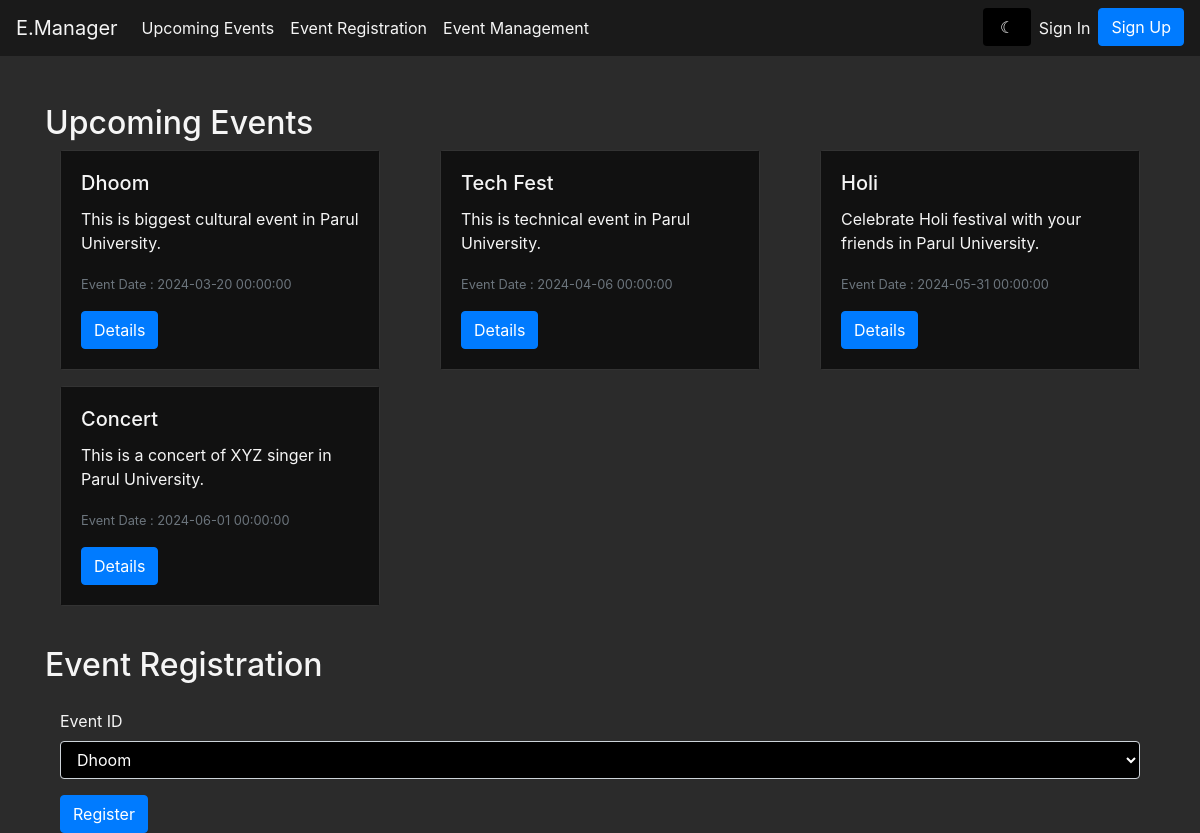
/event, run on the app's committed database.
### modules/models.py (models this page shows, shortened)
class Event(db.Model):
    id = db.Column(db.Integer, primary_key=True)
    title = db.Column(db.String(80), nullable=False)
    description = db.Column(db.String(200), nullable=False)
    long_description = db.Column(db.String(2000), nullable=False)
    date = db.Column(db.DateTime, nullable=False)
    location = db.Column(db.String(80), nullable=False)
    organizer_name = db.Column(db.String(80), nullable=True)
    image_url = db.Column(db.String(200), nullable=False)
    creator_id = db.Column(db.Integer, db.ForeignKey('user.id'))
    creator = db.relationship('User', backref=db.backref('events', lazy=True))

### modules/event.py (the view)
@app.route('/event', methods=["GET", "POST"])
def event():
    events = Event.query.all()
    msg = get_flashed_messages()
    return render_template('event.html', msg=msg, events=events)

### modules/templates/event.html (shortened to what this page needs)
<!DOCTYPE html>
<html lang="en">
  <head>
    <link
      href="https://stackpath.bootstrapcdn.com/bootstrap/4.5.0/css/bootstrap.min.css"
      rel="stylesheet"
    />
    <link
      rel="stylesheet"
      href="{{url_for('static',filename='css/dashboard.css')}}"
    />
  </head>
  <body class="{{ session['theme'] }}">
    <nav class="navbar navbar-expand-lg navbar-light bg-light fixed-top">
      <a class="navbar-brand" href="/event">E.Manager</a>
      <div class="collapse navbar-collapse" id="navbarNav">
        <ul class="navbar-nav">
          <li class="nav-item">
            <a class="nav-link" href="/event#upcomingEvents">Upcoming Events</a>
          </li>
          <li class="nav-item">
            <a class="nav-link" href="/event#eventRegistration"
              >Event Registration</a
            >
          </li>
          <li class="nav-item">
            <a class="nav-link" href="/event_manager">Event Management</a>
          </li>
        </ul>
        <ul class="navbar-nav ml-auto">
          <form action="/toggle_theme" method="post" id="toggle-theme-form" class="border-0">
            <input type="submit" class="form-control border-0" value="{% if session['theme'] == 'light-theme' %} &#9788 {% else %} &#9790 {% endif %}" />
          </form>
          {% if 'username' in session %}
          <li class="nav-item dropdown">
            <a
              class="nav-link dropdown-toggle"
              href="#"
              id="navbarDropdown"
              role="button"
              data-toggle="dropdown"
              aria-haspopup="true"
              aria-expanded="false"
            >
              👤 {{ session['username'] }}
            </a>
            <div class="dropdown-menu" aria-labelledby="navbarDropdown">
              <a class="dropdown-item" href="/logout">Logout</a>
            </div>
          </li>
          {% else %}
          <li class="nav-item">
            <a class="nav-link" href="/signin">Sign In</a>
          </li>
          <li class="nav-item">
            <a class="btn btn-primary" href="/signup">Sign Up</a>
          </li>
          {% endif %}
        </ul>
      </div>
    </nav>
    <div id="upcomingEvents" class="container mt-4">
      <h2>Upcoming Events</h2>
      <div class="row card-deck">
        {% for event in events %}
        <div class="col-sm-4">
          <div class="card mb-3 bg-image" style="background-image: url('{{event.image_url}}'); background-size: cover;">
            <div class="card-body">
              <h5 class="card-title">{{ event.title }}</h5>
              <p class="card-text">{{ event.description }}</p>
              <p class="card-text">
                <small class="text-muted">
                  Event Date : {{ event.date }}
                </small>
              </p>
              <a href="{{ url_for('details', event_id=event.id) }}" class="btn btn-primary">Details</a>
            </div>
          </div>
        </div>
        {% endfor %}
      </div>
    </div>
    <div id="eventRegistration" class="container mt-4">
      <h2>Event Registration</h2>
      <div id="eventRegistration1" class="container mt-4">
        <form action="/event/register" method="post">
          <div class="form-group">
            <label for="eventId">Event ID</label>
            <select class="form-control" id="eventId" name="event_id" required>
              {% for event in events %}
              <option value="{{ event.id }}">{{ event.title }}</option>
              {% endfor %}
            </select>
          </div>
          <button type="submit" class="btn btn-primary">Register</button>
        </form>
      </div>
    </div>
  </body>
</html>

### modules/static/css/dashboard.css (style rules this page uses)
body { background-color: #2b2b2b; color: #f5f5f5; padding-top: 80px; }
.navbar { background-color: #1a1a1a !important; }
.nav-link, .dropdown-item { color: #f5f5f5 !important; }
.navbar-brand { color: #f5f5f5 !important; }
.btn-primary { background-color: #007bff; border-color: #007bff; }
.card { background-color: #3a3a3a; }
.card-text { color: #f5f5f5; }
.text-muted { color: #6c757d !important; }
.container { background-color: #2b2b2b; }
input { background-color: #000000; color: #ffffff; }
::placeholder { color: #ffffff; opacity: 0.5; }
select { background-color: #000000 !important; color: #ffffff !important; }
select option { background-color: #000000 !important; color: #ffffff !important; }
input, textarea { background-color: #000000 !important; color: #ffffff !important; }
::placeholder { color: #ffffff !important; opacity: 0.5 !important; }

### modules/templates/event.html (style rules this page uses)
.bg-image { position: relative; }
.bg-image::before { content: ""; position: absolute; top: 0; right: 0; bottom: 0; left: 0; background-color: rgba(0, 0, 0, 0.7); z-index: 1; }
.bg-image .card-body { position: relative; z-index: 2; }

### data on the page
Event: title "Dhoom", description "This is biggest cultural event in Parul University.", date "2024-03-20 00:00:00"
Event: title "Tech Fest", description "This is technical event in Parul University.", date "2024-04-06 00:00:00"
Event: title "Holi", description "Celebrate Holi festival with your friends in Parul University.", date "2024-05-31 00:00:00"
Event: title "Concert", description "This is a concert of XYZ singer in Parul University.", date "2024-06-01 00:00:00"

### other printed values
form field event_id "Dhoom"
